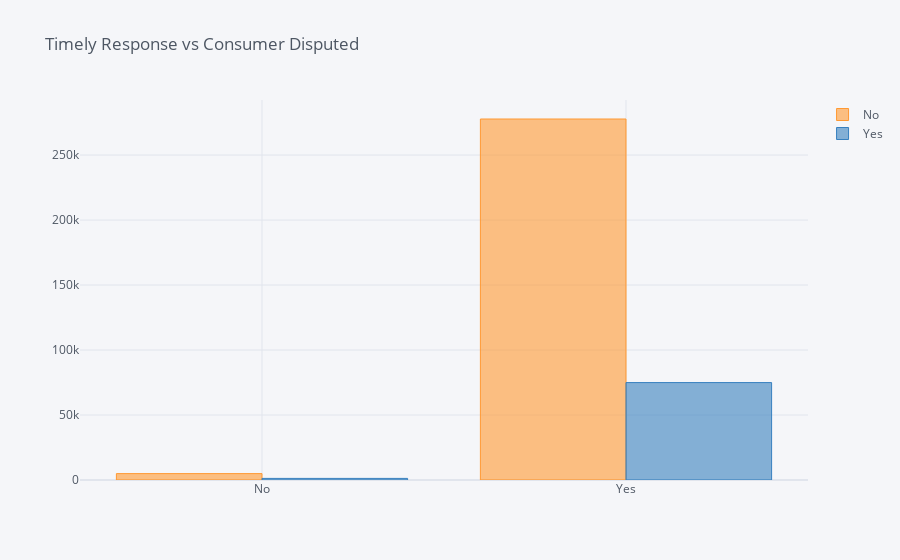

The code cell stored with this chart in its notebook:
### Markdown cell above
<div style="background-color:##C3BEBD">
  <ul><li><h4> Inference: Even though Majority of Consumers did not dispute the Resolutions, However, still there are Significant amount (~20%) who disputed the Resolution. It means that data given is unbalanced data set, which can be challenging to predict such future disputes</h4></li></ul>
</div>

### Code cell
pd.crosstab(rawTrain_df['Timely response?'], rawTrain_df['Consumer disputed?']).iplot(kind='bar',
                                                                    title ='Timely Response vs Consumer Disputed' )

### Figure 1 — Plotly figure (JSON) as saved in the notebook; plotly's stock layout.template omitted (floating-point values rounded to 4 significant figures)
{"data": [{"marker": {"color": "rgba(255, 153, 51, 0.6)", "line": {"color": "rgba(255, 153, 51, 1.0)", "width": 1}}, "name": "No", "orientation": "v", "text": "", "type": "bar", "x": ["No", "Yes"], "y": [4906, 277732]}, {"marker": {"color": "rgba(55, 128, 191, 0.6)", "line": {"color": "rgba(55, 128, 191, 1.0)", "width": 1}}, "name": "Yes", "orientation": "v", "text": "", "type": "bar", "x": ["No", "Yes"], "y": [1229, 74943]}], "layout": {"legend": {"bgcolor": "#F5F6F9", "font": {"color": "#4D5663"}}, "paper_bgcolor": "#F5F6F9", "plot_bgcolor": "#F5F6F9", "title": {"font": {"color": "#4D5663"}, "text": "Timely Response vs Consumer Disputed"}, "xaxis": {"gridcolor": "#E1E5ED", "showgrid": true, "tickfont": {"color": "#4D5663"}, "title": {"font": {"color": "#4D5663"}, "text": ""}, "zerolinecolor": "#E1E5ED"}, "yaxis": {"gridcolor": "#E1E5ED", "showgrid": true, "tickfont": {"color": "#4D5663"}, "title": {"font": {"color": "#4D5663"}, "text": ""}, "zerolinecolor": "#E1E5ED"}}}
